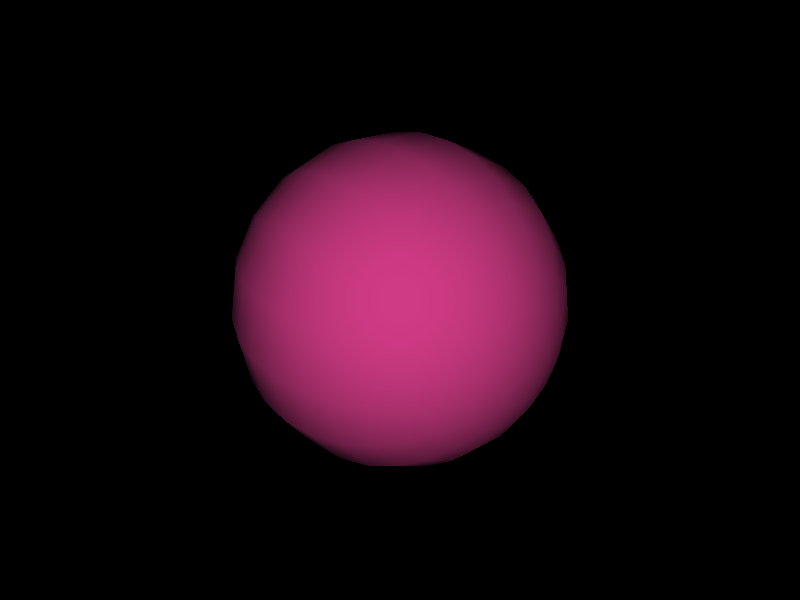

Recreate this plot in Python.
#!/usr/bin/env python

# Import OBJ with vertex texture coordinates but no indices and render.

import os

import vtkmodules.vtkInteractionStyle  # noqa: F401
import vtkmodules.vtkRenderingFreeType  # noqa: F401
import vtkmodules.vtkRenderingOpenGL2  # noqa: F401

from vtkmodules.vtkIOImport import vtkOBJImporter
from vtkmodules.vtkRenderingCore import (
    vtkRenderWindow,
    vtkRenderWindowInteractor,
    vtkRenderer,
)

# Source
data_dir = os.environ.get("VPE_DATA_DIR", os.path.dirname(os.path.abspath(__file__)))
input_dir = os.path.join(data_dir, "Input")

# Import OBJ
obj_importer = vtkOBJImporter()
obj_importer.SetFileName(os.path.join(input_dir, "TestOBJImporter-VtNoIndices.obj"))
obj_importer.SetFileNameMTL(os.path.join(input_dir, "TestOBJImporter-VtNoIndices.mtl"))
obj_importer.SetTexturePath(input_dir)

# Renderer
renderer = vtkRenderer()

# Render window
render_window = vtkRenderWindow()
render_window.AddRenderer(renderer)
render_window.SetWindowName("obj importer-vt no indices")
render_window.SetMultiSamples(0)
render_window.SetSize(800, 600)

# Interactor
interactor = vtkRenderWindowInteractor()
interactor.SetRenderWindow(render_window)

obj_importer.SetRenderWindow(render_window)
obj_importer.Update()

# Scene
renderer.ResetCamera()
renderer.GetActiveCamera().SetPosition(10, 10, -10)
renderer.ResetCamera()

interactor.Initialize()
interactor.Start()
